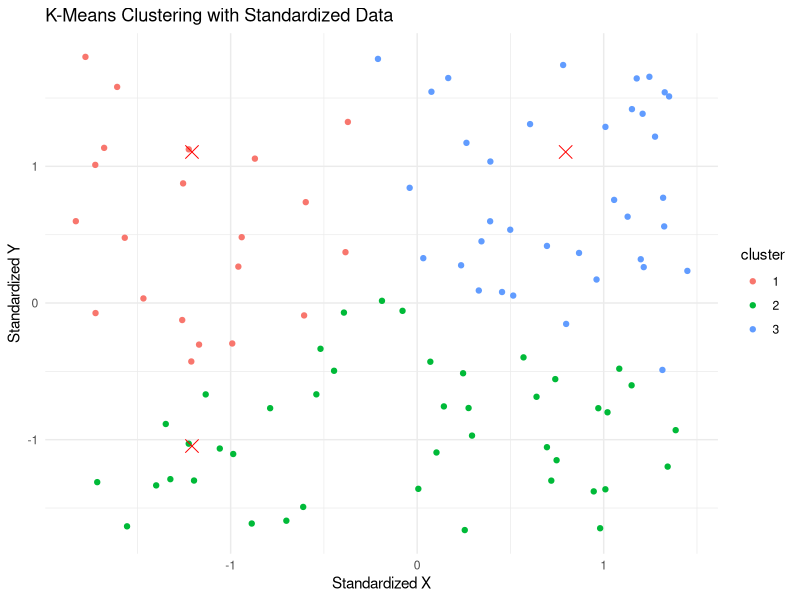

The R script that drew this image:
# 加载必要的包
library(ggplot2)
library(scales)

# 生成一些随机数据
data <- matrix(runif(200), ncol = 2)

# 对数据进行中心化和标准化
data_scaled <- scale(data)

# 人工设定聚类中心点
centroids <- matrix(c(0.2, 0.2, 0.8, 0.8, 0.2, 0.8), ncol = 2)
centroids_scaled <- scale(centroids, center = attr(data_scaled, "scaled:center"), scale = attr(data_scaled, "scaled:scale"))

# 使用K-Means聚类算法，传入人工设定的中心点
kmeans_result <- kmeans(data_scaled, centers = centroids_scaled, nstart = 1)

# 计算每个点到各个聚类中心的距离
distances <- as.matrix(dist(rbind(data_scaled, centroids_scaled)))[1:nrow(data_scaled), (nrow(data_scaled) + 1):(nrow(data_scaled) + nrow(centroids_scaled))]


# 聚类结果的标签
labels <- kmeans_result$cluster

# 可视化聚类结果
data_plot <- as.data.frame(data_scaled)
data_plot$cluster <- as.factor(labels)
centroids_plot <- as.data.frame(centroids_scaled)
centroids_plot$cluster <- as.factor(1:nrow(centroids_scaled))

ggplot(data_plot, aes(x = V1, y = V2, color = cluster)) +
  geom_point() +
  geom_point(data = centroids_plot, aes(x = V1, y = V2), color = "red", size = 4, shape = 4) +
  theme_minimal() +
  labs(title = "K-Means Clustering with Standardized Data",
       x = "Standardized X",
       y = "Standardized Y")



# 示例代码
result <- try({
  # 这里放可能会出错的代码
 a=3
  stop("这是一个错误")
}, silent = T)

# 检查是否发生错误
if (inherits(result, "try-error")) {
  message("捕获到错误，但继续执行后续代码")
}

# 后续代码
message("继续执行后续代码")
